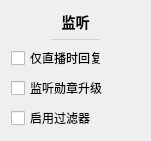
           <widget class="QWidget" name="liveOperatorSettingsCard" native="true">
            <property name="geometry">
             <rect>
              <x>190</x>
              <y>480</y>
              <width>151</width>
              <height>131</height>
             </rect>
            </property>
            <property name="styleSheet">
             <string notr="true">#liveOperatorSettingsCard
{
	background: #f7f7ff;
	border: none;
	border-radius: 5px;
}</string>
            </property>
            <layout class="QVBoxLayout" name="verticalLayout_40">
             <item>
              <widget class="QLabel" name="label_27">
               <property name="sizePolicy">
                <sizepolicy hsizetype="Preferred" vsizetype="Fixed">
                 <horstretch>0</horstretch>
                 <verstretch>0</verstretch>
                </sizepolicy>
               </property>
               <property name="styleSheet">
                <string notr="true">font-size: 14px;
font-weight: 500;</string>
               </property>
               <property name="text">
                <string>监听</string>
               </property>
               <property name="alignment">
                <set>Qt::AlignCenter</set>
               </property>
              </widget>
             </item>
             <item>
              <widget class="QWidget" name="widget_22" native="true">
               <property name="minimumSize">
                <size>
                 <width>0</width>
                 <height>1</height>
                </size>
               </property>
               <property name="maximumSize">
                <size>
                 <width>16777215</width>
                 <height>1</height>
                </size>
               </property>
               <property name="styleSheet">
                <string notr="true">background: lightgray;
margin: 40px;</string>
               </property>
              </widget>
             </item>
             <item>
              <widget class="CheckBox1" name="sendAutoOnlyLiveCheck">
               <property name="cursor">
                <cursorShape>PointingHandCursor</cursorShape>
               </property>
               <property name="toolTip">
                <string>&lt;html&gt;&lt;head/&gt;&lt;body&gt;&lt;p&gt;仅在主播直播时，自动发送弹幕&lt;/p&gt;&lt;p&gt;包括：自动欢迎、答谢送礼、答谢关注、定时任务、关键词自动回复、自动禁言的通知&lt;/p&gt;&lt;p&gt;手动发送弹幕不受影响&lt;/p&gt;&lt;/body&gt;&lt;/html&gt;</string>
               </property>
               <property name="styleSheet">
                <string notr="true"/>
               </property>
               <property name="text">
                <string>仅直播时回复</string>
               </property>
              </widget>
             </item>
             <item>
              <widget class="CheckBox1" name="listenMedalUpgradeCheck">
               <property name="cursor">
                <cursorShape>PointingHandCursor</cursorShape>
               </property>
               <property name="toolTip">
                <string>&lt;html&gt;&lt;head/&gt;&lt;body&gt;&lt;p&gt;监听赠送礼物后的勋章升级状况&lt;/p&gt;&lt;p&gt;产生 MEDAL_UPGRADE 事件&lt;/p&gt;&lt;/body&gt;&lt;/html&gt;</string>
               </property>
               <property name="text">
                <string>监听勋章升级</string>
               </property>
              </widget>
             </item>
             <item>
              <widget class="CheckBox1" name="enableFilterCheck">
               <property name="cursor">
                <cursorShape>PointingHandCursor</cursorShape>
               </property>
               <property name="toolTip">
                <string>&lt;html&gt;&lt;head/&gt;&lt;body&gt;&lt;p&gt;开启过滤器功能&lt;/p&gt;&lt;p&gt;可能会造成用户进场等情况的卡顿&lt;/p&gt;&lt;/body&gt;&lt;/html&gt;</string>
               </property>
               <property name="text">
                <string>启用过滤器</string>
               </property>
              </widget>
             </item>
            </layout>
           </widget>
